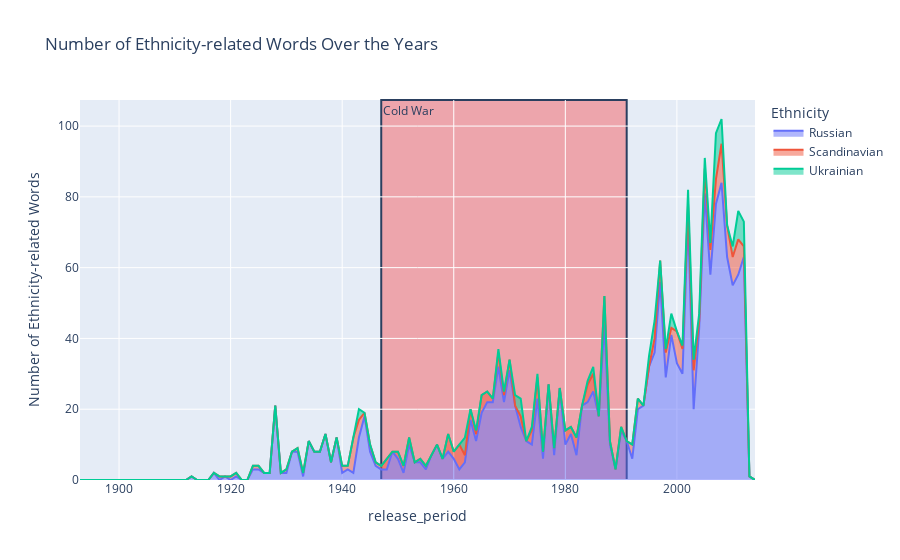

Notebook cell for this chart:
### Code cell
ethnicities=['Russian','Scandinavian','Ukrainian']
plot_occurrences(df_sum, ethmerged, ethnicities, 1,[
    ('1947', '1991', 'Cold War')
])

### Figure 1 — Plotly figure (JSON) as saved in the notebook; plotly's stock layout.template omitted (floating-point values rounded to 4 significant figures)
{"data": [{"fillpattern": {"shape": ""}, "hovertemplate": "Ethnicity=Russian<br>release_period=%{x}<br>Number of Ethnicity-related Words=%{y}<extra></extra>", "legendgroup": "Russian", "line": {"color": "#636efa"}, "marker": {"symbol": "circle"}, "mode": "lines", "name": "Russian", "orientation": "v", "showlegend": true, "stackgroup": "1", "type": "scatter", "x": [1893, 1894, 1895, 1896, 1897, 1898, 1899, 1900, 1901, 1902, 1903, 1904, 1905, 1906, 1907, 1908, 1909, 1910, 1911, 1912, 1913, 1914, 1915, 1916, 1917, 1918, 1919, 1920, 1921, 1922, 1923, 1924, 1925, 1926, 1927, 1928, 1929, 1930, 1931, 1932, 1933, 1934, 1935, 1936, 1937, 1938, 1939, 1940, 1941, 1942, 1943, 1944, 1945, 1946, 1947, 1948, 1949, 1950, 1951, 1952, 1953, 1954, 1955, 1956, 1957, 1958, 1959, 1960, 1961, 1962, 1963, 1964, 1965, 1966, 1967, 1968, 1969, 1970, 1971, 1972, 1973, 1974, 1975, 1976, 1977, 1978, 1979, 1980, 1981, 1982, 1983, 1984, 1985, 1986, 1987, 1988, 1989, 1990, 1991, 1992, 1993, 1994, 1995, 1996, 1997, 1998, 1999, 2000, 2001, 2002, 2003, 2004, 2005, 2006, 2007, 2008, 2009, 2010, 2011, 2012, 2013, 2014], "xaxis": "x", "y": [0, 0, 0, 0, 0, 0, 0, 0, 0, 0, 0, 0, 0, 0, 0, 0, 0, 0, 0, 0, 1, 0, 0, 0, 2, 0, 1, 0, 1, 0, 0, 3, 3, 2, 2, 21, 2, 2, 8, 8, 1, 11, 8, 8, 13, 5, 12, 2, 3, 2, 12, 18, 8, 4, 3, 3, 8, 6, 2, 10, 5, 5, 3, 7, 10, 6, 8, 6, 3, 5, 17, 11, 19, 22, 22, 32, 22, 31, 21, 15, 11, 10, 23, 6, 27, 7, 26, 10, 13, 7, 21, 22, 25, 18, 44, 10, 3, 14, 11, 6, 20, 21, 32, 36, 56, 29, 41, 33, 30, 74, 20, 43, 81, 58, 78, 84, 63, 55, 58, 63, 1, 0], "yaxis": "y"}, {"fillpattern": {"shape": ""}, "hovertemplate": "Ethnicity=Scandinavian<br>release_period=%{x}<br>Number of Ethnicity-related Words=%{y}<extra></extra>", "legendgroup": "Scandinavian", "line": {"color": "#EF553B"}, "marker": {"symbol": "circle"}, "mode": "lines", "name": "Scandinavian", "orientation": "v", "showlegend": true, "stackgroup": "1", "type": "scatter", "x": [1893, 1894, 1895, 1896, 1897, 1898, 1899, 1900, 1901, 1902, 1903, 1904, 1905, 1906, 1907, 1908, 1909, 1910, 1911, 1912, 1913, 1914, 1915, 1916, 1917, 1918, 1919, 1920, 1921, 1922, 1923, 1924, 1925, 1926, 1927, 1928, 1929, 1930, 1931, 1932, 1933, 1934, 1935, 1936, 1937, 1938, 1939, 1940, 1941, 1942, 1943, 1944, 1945, 1946, 1947, 1948, 1949, 1950, 1951, 1952, 1953, 1954, 1955, 1956, 1957, 1958, 1959, 1960, 1961, 1962, 1963, 1964, 1965, 1966, 1967, 1968, 1969, 1970, 1971, 1972, 1973, 1974, 1975, 1976, 1977, 1978, 1979, 1980, 1981, 1982, 1983, 1984, 1985, 1986, 1987, 1988, 1989, 1990, 1991, 1992, 1993, 1994, 1995, 1996, 1997, 1998, 1999, 2000, 2001, 2002, 2003, 2004, 2005, 2006, 2007, 2008, 2009, 2010, 2011, 2012, 2013, 2014], "xaxis": "x", "y": [0, 0, 0, 0, 0, 0, 0, 0, 0, 0, 0, 0, 0, 0, 0, 0, 0, 0, 0, 0, 0, 0, 0, 0, 0, 1, 0, 1, 1, 0, 0, 1, 1, 0, 0, 0, 0, 1, 0, 1, 1, 0, 0, 0, 0, 0, 0, 2, 1, 10, 5, 1, 2, 1, 1, 3, 0, 2, 2, 2, 0, 1, 1, 0, 0, 0, 5, 2, 7, 2, 3, 2, 5, 3, 1, 4, 2, 3, 0, 3, 0, 4, 6, 2, 0, 2, 0, 4, 2, 5, 0, 5, 5, 0, 8, 1, 0, 1, 0, 4, 3, 0, 0, 4, 6, 7, 2, 9, 7, 4, 11, 2, 7, 7, 7, 11, 9, 8, 10, 3, 0, 0], "yaxis": "y"}, {"fillpattern": {"shape": ""}, "hovertemplate": "Ethnicity=Ukrainian<br>release_period=%{x}<br>Number of Ethnicity-related Words=%{y}<extra></extra>", "legendgroup": "Ukrainian", "line": {"color": "#00cc96"}, "marker": {"symbol": "circle"}, "mode": "lines", "name": "Ukrainian", "orientation": "v", "showlegend": true, "stackgroup": "1", "type": "scatter", "x": [1893, 1894, 1895, 1896, 1897, 1898, 1899, 1900, 1901, 1902, 1903, 1904, 1905, 1906, 1907, 1908, 1909, 1910, 1911, 1912, 1913, 1914, 1915, 1916, 1917, 1918, 1919, 1920, 1921, 1922, 1923, 1924, 1925, 1926, 1927, 1928, 1929, 1930, 1931, 1932, 1933, 1934, 1935, 1936, 1937, 1938, 1939, 1940, 1941, 1942, 1943, 1944, 1945, 1946, 1947, 1948, 1949, 1950, 1951, 1952, 1953, 1954, 1955, 1956, 1957, 1958, 1959, 1960, 1961, 1962, 1963, 1964, 1965, 1966, 1967, 1968, 1969, 1970, 1971, 1972, 1973, 1974, 1975, 1976, 1977, 1978, 1979, 1980, 1981, 1982, 1983, 1984, 1985, 1986, 1987, 1988, 1989, 1990, 1991, 1992, 1993, 1994, 1995, 1996, 1997, 1998, 1999, 2000, 2001, 2002, 2003, 2004, 2005, 2006, 2007, 2008, 2009, 2010, 2011, 2012, 2013, 2014], "xaxis": "x", "y": [0, 0, 0, 0, 0, 0, 0, 0, 0, 0, 0, 0, 0, 0, 0, 0, 0, 0, 0, 0, 0, 0, 0, 0, 0, 0, 0, 0, 0, 0, 0, 0, 0, 0, 0, 0, 0, 0, 0, 0, 0, 0, 0, 0, 0, 0, 0, 0, 0, 0, 3, 0, 0, 0, 0, 0, 0, 0, 0, 0, 0, 0, 0, 0, 0, 0, 0, 0, 0, 5, 0, 1, 0, 0, 0, 1, 1, 0, 3, 5, 0, 1, 1, 0, 0, 0, 0, 0, 0, 0, 0, 1, 2, 0, 0, 0, 0, 0, 0, 0, 0, 0, 3, 5, 0, 1, 4, 0, 1, 4, 3, 2, 3, 2, 13, 7, 0, 3, 8, 7, 0, 0], "yaxis": "y"}], "layout": {"annotations": [{"showarrow": false, "text": "Cold War", "x": "1947", "xanchor": "left", "xref": "x", "y": 1, "yanchor": "top", "yref": "y domain"}], "legend": {"title": {"text": "Ethnicity"}, "tracegroupgap": 0}, "shapes": [{"fillcolor": "rgba(255, 0, 0, 0.3)", "layer": "below", "type": "rect", "x0": "1947", "x1": "1991", "xref": "x", "y0": 0, "y1": 1, "yref": "y domain"}], "title": {"text": "Number of Ethnicity-related Words Over the Years "}, "xaxis": {"anchor": "y", "domain": [0, 1], "title": {"text": "release_period"}}, "yaxis": {"anchor": "x", "domain": [0, 1], "title": {"text": "Number of Ethnicity-related Words"}}}}
